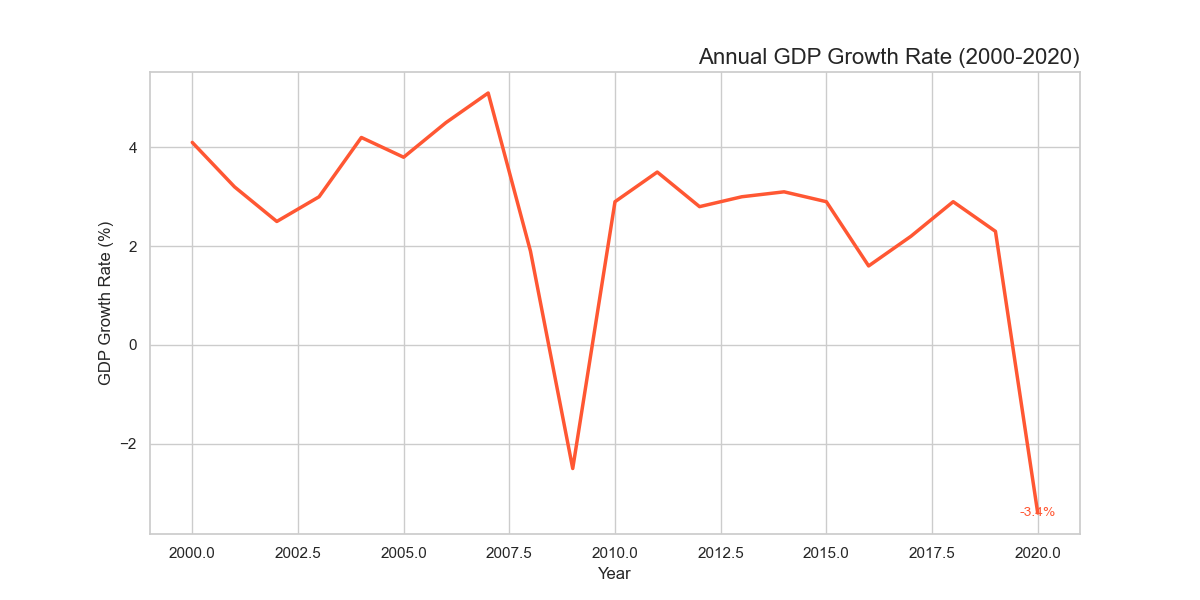

Recreate this plot in Python.

import seaborn as sns
import matplotlib.pyplot as plt
import pandas as pd

# Prepare the data
data = {
    'Year': list(range(2000, 2021)),
    'GDP_Growth_Rate': [4.1, 3.2, 2.5, 3.0, 4.2, 3.8, 4.5, 5.1, 1.9, -2.5, 2.9, 3.5, 2.8, 3.0, 3.1, 2.9, 1.6, 2.2, 2.9, 2.3, -3.4]
}

# Create DataFrame
df = pd.DataFrame(data)

# Set the style
sns.set_style("whitegrid")

# Create the line chart
plt.figure(figsize=(12, 6))
ax = sns.lineplot(x='Year', y='GDP_Growth_Rate', data=df, color='#FF5733', linewidth=2.5)

# Annotating the last data point
plt.text(x=df['Year'].iloc[-1], y=df['GDP_Growth_Rate'].iloc[-1], s=f"{df['GDP_Growth_Rate'].iloc[-1]}%", 
         color='#FF5733', va='center', ha='center', fontsize=10)

# Setting the title and labels
plt.title('Annual GDP Growth Rate (2000-2020)', fontsize=16, loc='right')
plt.xlabel('Year', fontsize=12)
plt.ylabel('GDP Growth Rate (%)', fontsize=12)

# Display the plot
plt.show()
